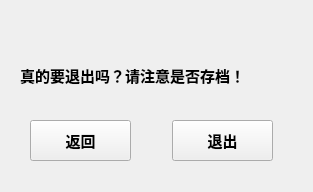
<?xml version="1.0" encoding="UTF-8"?>
<ui version="4.0">
 <class>exitapp</class>
 <widget class="QWidget" name="exitapp">
  <property name="geometry">
   <rect>
    <x>0</x>
    <y>0</y>
    <width>313</width>
    <height>192</height>
   </rect>
  </property>
  <property name="windowTitle">
   <string>Form</string>
  </property>
  <widget class="QLabel" name="label">
   <property name="geometry">
    <rect>
     <x>20</x>
     <y>50</y>
     <width>281</width>
     <height>51</height>
    </rect>
   </property>
   <property name="font">
    <font>
     <pointsize>11</pointsize>
     <weight>75</weight>
     <bold>true</bold>
    </font>
   </property>
   <property name="text">
    <string>真的要退出吗？请注意是否存档！</string>
   </property>
  </widget>
  <widget class="QPushButton" name="exityes">
   <property name="geometry">
    <rect>
     <x>30</x>
     <y>120</y>
     <width>101</width>
     <height>41</height>
    </rect>
   </property>
   <property name="font">
    <font>
     <pointsize>11</pointsize>
     <weight>75</weight>
     <bold>true</bold>
    </font>
   </property>
   <property name="text">
    <string>返回</string>
   </property>
  </widget>
  <widget class="QPushButton" name="exitno">
   <property name="geometry">
    <rect>
     <x>172</x>
     <y>120</y>
     <width>101</width>
     <height>41</height>
    </rect>
   </property>
   <property name="font">
    <font>
     <pointsize>11</pointsize>
     <weight>75</weight>
     <bold>true</bold>
    </font>
   </property>
   <property name="text">
    <string>退出</string>
   </property>
  </widget>
 </widget>
 <resources/>
 <connections/>
</ui>
